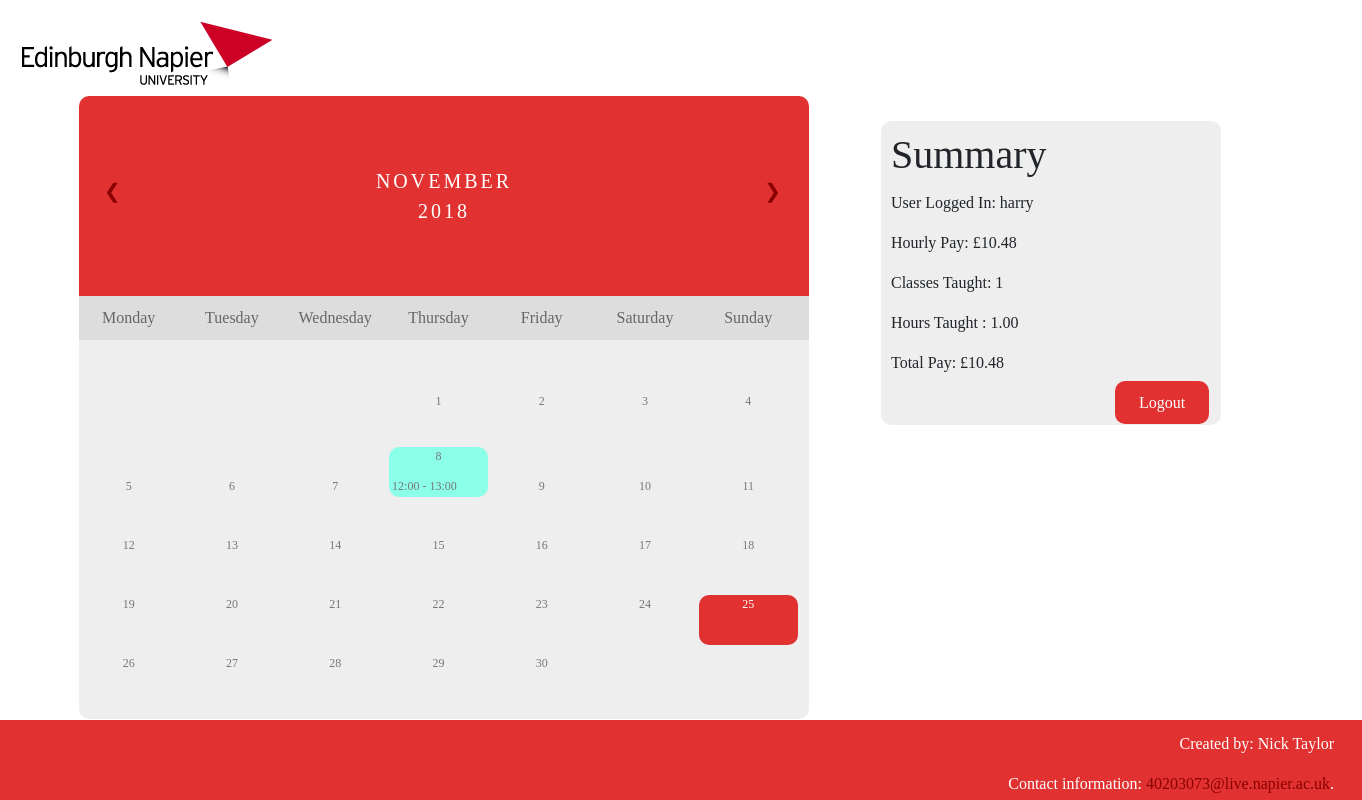
The app's page / (signed in) with its own data.
### tables this page shows
CREATE TABLE "users" (
	`user`	TEXT,
	`password`	TEXT,
	`pay`	REAL,
	PRIMARY KEY(`user`)
);

CREATE TABLE "classes" (
	`day`	INTEGER,
	`month`	INTEGER,
	`year`	INTEGER,
	`class_start`	TEXT,
	`class_end`	TEXT,
	`moduleID`	TEXT NOT NULL,
	`moduleName`	TEXT NOT NULL,
	`lecturer`	TEXT,
	`user`	TEXT,
	PRIMARY KEY(`day`,`month`,`year`)
);

### main.py (the view, shortened to what this page needs)
@app.route('/')
@app.route('/<int:year>/<int:month>', methods=['GET', 'POST'])
def root(year=None, month=None):
  if not user:
    return redirect(url_for('login'))
  main = date.today()
  if year and month:
    main = main.replace(year=year, month=month)
  last_day = monthrange(main.year, main.month)[1]
  following_month = main.replace(day=last_day) + timedelta(days=1)
  first_weekday = monthrange(main.year, main.month)[0]
  previous_month = main.replace(day=1) - timedelta(days=1)
  daysWithClasses = {}
  classes = 0
  total_hours = 0
  earned = 0
  sql = "SELECT * FROM users WHERE user=?"
  userDetails = queryDatabase(sql, [user], one=True)
  sql = "SELECT day, class_start, class_end FROM classes WHERE year=? AND month=? AND user=?"
  for row in queryDatabase(sql, [main.year, main.month, user]):
    classes += 1
    formatTime = '%H:%M'
    duration = datetime.strptime(row['class_end'], formatTime) - datetime.strptime(row['class_start'], formatTime)
    duration_rounded = duration.total_seconds() / 3600.0
    total_hours += duration_rounded
    earned += userDetails['pay'] * duration_rounded
    daysWithClasses[row['day']] = {'class_start': row['class_start'], 'class_end':
    row['class_end'], 'duration': duration_rounded}
  return render_template('main.html', main=main, last=last_day,
  following=following_month, first=first_weekday, previous=previous_month,
  daysWithClasses=daysWithClasses, classes=classes, total=total_hours, user=userDetails,
  earned=earned)

### main.py (called while the page is built)
def retrieveDatabase():
  db = getattr(g, 'db', None)
  if db is None:
    db = sqlite3.connect(database_location)
    g.db = db
    db.row_factory = sqlite3.Row
  return db

def queryDatabase(query, args=(), one=False):
  cur = retrieveDatabase().execute(query, args)
  rv = cur.fetchall()
  cur.close()
  return (rv[0] if rv else None) if one else rv

@app.teardown_appcontext
def close_db_connection(exception):
  db = getattr(g, 'db', None)
  if db is not None:
    db.close()

### templates/main.html (shortened to what this page needs)
<!DOCTYPE html>
<html lang="en">
<head>
  <link rel="stylesheet" href="{{ url_for('static',
  filename='css/bootstrap.min.css') }}"/>
  <link rel="stylesheet" type="text/css" href="{{ url_for('static',
  filename='css/main.css') }}">
</head>
<body>
    <div>
        <img src="{{ url_for('static', filename='images/logo (1).png') }}" alt="Logo" class="logo">
    </div>
  <div class="container">
    <div class="row">
      <div class="col-md-4">
        <div class="colour-block">
          <h1>Summary</h1>
          <p>User Logged In: {{ user['user'] }}</p>
          <p>Hourly Pay: &pound;{{ '{:0.2f}'.format(user['pay']) }}
          <p>Classes Taught: {{ classes }}</p>
          <p>Hours Taught : {{ '{:0.2f}'.format(total) }}</p>
          <p>Total Pay: &pound;{{ '{:0.2f}'.format(earned) }}</p>
          <div>
              <a href="/logout" class="button">Logout</a>
          </div>
        </div>
      </div>
      <div class="col-md-8">
        <div class="month">
          <ul>
            <li class="previous">
              <a href="/{{ previous.year ~ '/' ~ previous.month }}">&#10094;</a>
            </li>
            <li class="following">
              <a href="/{{ following.year ~ '/' ~ following.month }}">&#10095;</a>
            </li>
            <li>
              {{ main.strftime("%B") }}<br>
              <span>{{ main.year }}</span>
            </li>
          </ul>
        </div>
        <ul class="daysOfWeek">
          <li>Monday</li>
          <li>Tuesday</li>
          <li>Wednesday</li>
          <li>Thursday</li>
          <li>Friday</li>
          <li>Saturday</li>
          <li>Sunday</li>
        </ul>
        <ul class="days">
            {% for i in range(0, first) %}
            <li></li>
          {% endfor %}
          {% for day in range(1, last+1) %}
            {% if day in daysWithClasses %}
              {% if day == main.day %}
                <li class="active daysWithClasses">
              {% else %}
                <li class="daysWithClasses">
              {% endif %}
            {% elif day == main.day %}
              <li class="active">
            {% else %}
              <li>
            {% endif %}
                <a href="/{{ main.year ~ '/' ~ main.month ~ '/' ~ day }}">               {{ day }}
                  {% if daysWithClasses[day] %}
                    <br><p>{{daysWithClasses[day]['class_start'] }} - {{
                    daysWithClasses[day]['class_end'] }}</p>
                  {% endif %}
                </a>
              </li>
          {% endfor %}
        </ul>
      </div>
    </div>
  </div>
  <div class="footer">
      <p>Created by: Nick Taylor</p>
  <p>Contact information: <a href="mailto:40203073@live.napier.ac.uk">
      40203073@live.napier.ac.uk</a>.</p>
    </div>
</body>
</html>

### static/css/main.css (style rules this page uses)
* { box-sizing: border-box; }
ul { list-style-type: none; }
body { font-family: 'Times New Roman', sans-serif; border-radius: 10px 10px 10px 10px; background-color: white; }
.month { border-radius: 10px 10px 0px 0px; padding: 70px 25px; width: 100%; background: #e23131; text-align: center; }
.month ul { margin: 0; padding: 0; }
.month ul li { color: white; font-size: 20px; text-transform: uppercase; letter-spacing: 3px; }
.month .previous { float: left; padding-top: 10px; }
.month .following { float: right; padding-top: 10px; }
.daysOfWeek { margin: 0; padding: 10px 0; background-color:#ddd; }
.daysOfWeek li { display: inline-block; width: 13.6%; color: #666; text-align: center; }
.days { border-radius: 0px 0px 10px 10px; padding: 10px 0; background: #eee; margin: 0; }
.days li { list-style-type: none; display: inline-block; width: 13.6%; height: 50px; text-align: center; margin-bottom: 5px; font-size: 12px; color: #777; }
.days li a { margin: 0px; display: block; width: 100%; height: 100%; color: #777; }
.days li.daysWithClasses { border-radius: 10px 10px 10px 10px; background: #8cffe8; }
.days li.active { border-radius: 10px 10px 10px 10px; background: #e23131; }
.days li.active a { color: white; }
.col-md-4 { margin-top: 121px; left: 755px; }
.col-md-8 { margin-top: 96px; right: 427px; }
.colour-block { border-radius: 10px 10px 10px 10px; background-color: #eee; padding: 10px; margin-right: 10px; }
.button { background-color: #e23131; padding: 13px 24px; border-radius: 10px 10px 10px; margin: 0px 224px 30px; border: none; cursor: pointer; width: 0%; color: white ; }
.logo { position: absolute; top: 22px; left: 22px; }
.footer { position: fixed; left: 0; bottom: 0; height: 10%; width: 100%; background-color: #e23131; color: white; text-align: right; }
p { margin-top: 12px; margin-bottom: 1rem; margin-right: 28px; }
a { color: darkred; }

### records on screen
users: user "harry", pay "10.48"
classes: class_start "12:00", class_end "13:00"

### other values on screen
{{ classes }} "1"
{{ '{:0.2f}'.format(total) }} "1.00"
{{ '{:0.2f}'.format(earned) }} "10.48"
{{ day }} "1" "2" "3" "4" "5" "6" "7" "8" "9" "10" "11" "12" "13" "14" "15" "16" "17" "18" "19" "20" "21" "22" "23" "24" "25" "26" "27" "28" "29" "30"
